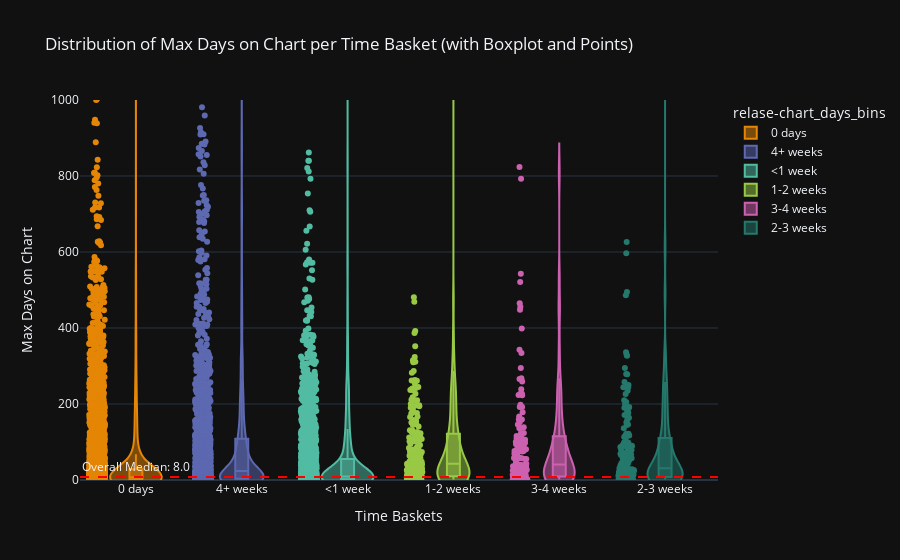

Notebook code cell kept with this figure:
### Code cell
fig = px.violin(
    df,
    x='relase-chart_days_bins',
    y='max_days_on_chart',
    box=True,  
    points='all',  
    color='relase-chart_days_bins',
    color_discrete_sequence=px.colors.qualitative.Vivid,
    title='Distribution of Max Days on Chart per Time Basket (with Boxplot and Points)',
)

overall_median = df['max_days_on_chart'].median()
fig.add_hline(
    y=overall_median,
    line_dash="dash",
    line_color="red",
    annotation_text=f"Overall Median: {overall_median:.1f}",
    annotation_position="top left"
)

fig.update_layout(
    xaxis_title="Time Baskets",
    yaxis_title="Max Days on Chart",
    yaxis=dict(range=[0, 1000]),  
    template="plotly_dark",
)

fig.show()

### Figure 1 — Plotly figure (JSON) as saved in the notebook; plotly's stock layout.template omitted (floating-point values rounded to 4 significant figures; data arrays with more than 128 entries replaced by an {"elided": "..."} marker saying what was removed)
{"data": [{"alignmentgroup": "True", "box": {"visible": true}, "hovertemplate": "relase-chart_days_bins=%{x}<br>max_days_on_chart=%{y}<extra></extra>", "legendgroup": "0 days", "marker": {"color": "rgb(229, 134, 6)"}, "name": "0 days", "offsetgroup": "0 days", "orientation": "v", "points": "all", "scalegroup": "True", "showlegend": true, "type": "violin", "x": {"elided": "4932 str values"}, "x0": " ", "xaxis": "x", "y": {"elided": "4932 int values"}, "y0": " ", "yaxis": "y"}, {"alignmentgroup": "True", "box": {"visible": true}, "hovertemplate": "relase-chart_days_bins=%{x}<br>max_days_on_chart=%{y}<extra></extra>", "legendgroup": "4+ weeks", "marker": {"color": "rgb(93, 105, 177)"}, "name": "4+ weeks", "offsetgroup": "4+ weeks", "orientation": "v", "points": "all", "scalegroup": "True", "showlegend": true, "type": "violin", "x": {"elided": "1872 str values"}, "x0": " ", "xaxis": "x", "y": {"elided": "1872 int values"}, "y0": " ", "yaxis": "y"}, {"alignmentgroup": "True", "box": {"visible": true}, "hovertemplate": "relase-chart_days_bins=%{x}<br>max_days_on_chart=%{y}<extra></extra>", "legendgroup": "<1 week", "marker": {"color": "rgb(82, 188, 163)"}, "name": "<1 week", "offsetgroup": "<1 week", "orientation": "v", "points": "all", "scalegroup": "True", "showlegend": true, "type": "violin", "x": {"elided": "1787 str values"}, "x0": " ", "xaxis": "x", "y": {"elided": "1787 int values"}, "y0": " ", "yaxis": "y"}, {"alignmentgroup": "True", "box": {"visible": true}, "hovertemplate": "relase-chart_days_bins=%{x}<br>max_days_on_chart=%{y}<extra></extra>", "legendgroup": "1-2 weeks", "marker": {"color": "rgb(153, 201, 69)"}, "name": "1-2 weeks", "offsetgroup": "1-2 weeks", "orientation": "v", "points": "all", "scalegroup": "True", "showlegend": true, "type": "violin", "x": {"elided": "214 str values"}, "x0": " ", "xaxis": "x", "y": {"elided": "214 int values"}, "y0": " ", "yaxis": "y"}, {"alignmentgroup": "True", "box": {"visible": true}, "hovertemplate": "relase-chart_days_bins=%{x}<br>max_days_on_chart=%{y}<extra></extra>", "legendgroup": "3-4 weeks", "marker": {"color": "rgb(204, 97, 176)"}, "name": "3-4 weeks", "offsetgroup": "3-4 weeks", "orientation": "v", "points": "all", "scalegroup": "True", "showlegend": true, "type": "violin", "x": {"elided": "143 str values"}, "x0": " ", "xaxis": "x", "y": {"elided": "143 int values"}, "y0": " ", "yaxis": "y"}, {"alignmentgroup": "True", "box": {"visible": true}, "hovertemplate": "relase-chart_days_bins=%{x}<br>max_days_on_chart=%{y}<extra></extra>", "legendgroup": "2-3 weeks", "marker": {"color": "rgb(36, 121, 108)"}, "name": "2-3 weeks", "offsetgroup": "2-3 weeks", "orientation": "v", "points": "all", "scalegroup": "True", "showlegend": true, "type": "violin", "x": {"elided": "157 str values"}, "x0": " ", "xaxis": "x", "y": {"elided": "157 int values"}, "y0": " ", "yaxis": "y"}], "layout": {"annotations": [{"showarrow": false, "text": "Overall Median: 8.0", "x": 0, "xanchor": "left", "xref": "x domain", "y": 8, "yanchor": "bottom", "yref": "y"}], "legend": {"title": {"text": "relase-chart_days_bins"}, "tracegroupgap": 0}, "shapes": [{"line": {"color": "red", "dash": "dash"}, "type": "line", "x0": 0, "x1": 1, "xref": "x domain", "y0": 8, "y1": 8, "yref": "y"}], "title": {"text": "Distribution of Max Days on Chart per Time Basket (with Boxplot and Points)"}, "violinmode": "overlay", "xaxis": {"anchor": "y", "categoryarray": ["0 days", "4+ weeks", "<1 week", "1-2 weeks", "3-4 weeks", "2-3 weeks"], "categoryorder": "array", "domain": [0, 1], "title": {"text": "Time Baskets"}}, "yaxis": {"anchor": "x", "domain": [0, 1], "range": [0, 1000], "title": {"text": "Max Days on Chart"}}}}
